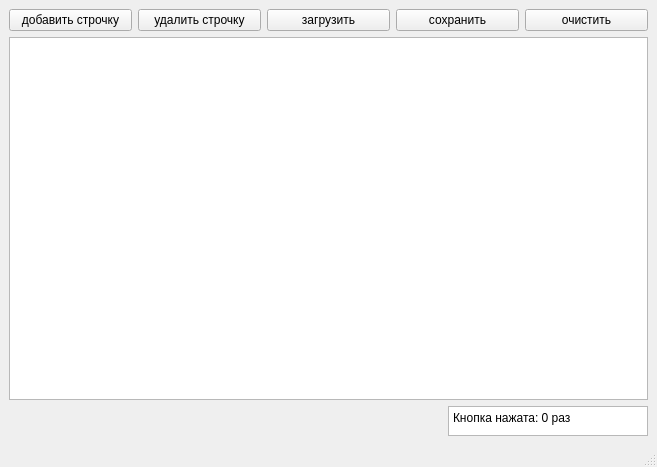
<?xml version="1.0" encoding="UTF-8"?>
<ui version="4.0">
 <class>MainWindow</class>
 <widget class="QMainWindow" name="MainWindow">
  <property name="geometry">
   <rect>
    <x>0</x>
    <y>0</y>
    <width>657</width>
    <height>467</height>
   </rect>
  </property>
  <property name="windowTitle">
   <string>MainWindow</string>
  </property>
  <widget class="QWidget" name="centralwidget">
   <layout class="QVBoxLayout" name="verticalLayout">
    <item>
     <layout class="QHBoxLayout" name="horizontalLayout">
      <item>
       <widget class="QPushButton" name="addButton">
        <property name="text">
         <string>добавить строчку</string>
        </property>
       </widget>
      </item>
      <item>
       <widget class="QPushButton" name="delButton">
        <property name="text">
         <string>удалить строчку</string>
        </property>
       </widget>
      </item>
      <item>
       <widget class="QPushButton" name="loadButton">
        <property name="text">
         <string>загрузить</string>
        </property>
       </widget>
      </item>
      <item>
       <widget class="QPushButton" name="saveButton">
        <property name="text">
         <string>сохранить</string>
        </property>
       </widget>
      </item>
      <item>
       <widget class="QPushButton" name="fuldelButton">
        <property name="text">
         <string>очистить</string>
        </property>
       </widget>
      </item>
     </layout>
    </item>
    <item>
     <widget class="QTableView" name="tableView"/>
    </item>
    <item>
     <layout class="QHBoxLayout" name="horizontalLayout_2">
      <item>
       <spacer name="horizontalSpacer">
        <property name="orientation">
         <enum>Qt::Horizontal</enum>
        </property>
        <property name="sizeHint" stdset="0">
         <size>
          <width>40</width>
          <height>20</height>
         </size>
        </property>
       </spacer>
      </item>
      <item>
       <widget class="QTextEdit" name="textEdit">
        <property name="maximumSize">
         <size>
          <width>200</width>
          <height>30</height>
         </size>
        </property>
        <property name="html">
         <string>&lt;!DOCTYPE HTML PUBLIC &quot;-//W3C//DTD HTML 4.0//EN&quot; &quot;http://www.w3.org/TR/REC-html40/strict.dtd&quot;&gt;
&lt;html&gt;&lt;head&gt;&lt;meta name=&quot;qrichtext&quot; content=&quot;1&quot; /&gt;&lt;meta charset=&quot;utf-8&quot; /&gt;&lt;style type=&quot;text/css&quot;&gt;
p, li { white-space: pre-wrap; }
hr { height: 1px; border-width: 0; }
li.unchecked::marker { content: &quot;\2610&quot;; }
li.checked::marker { content: &quot;\2612&quot;; }
&lt;/style&gt;&lt;/head&gt;&lt;body style=&quot; font-family:'Segoe UI'; font-size:9pt; font-weight:400; font-style:normal;&quot;&gt;
&lt;p style=&quot; margin-top:0px; margin-bottom:0px; margin-left:0px; margin-right:0px; -qt-block-indent:0; text-indent:0px;&quot;&gt;Кнопка нажата: 0 раз&lt;/p&gt;&lt;/body&gt;&lt;/html&gt;</string>
        </property>
       </widget>
      </item>
     </layout>
    </item>
   </layout>
  </widget>
  <widget class="QMenuBar" name="menubar">
   <property name="geometry">
    <rect>
     <x>0</x>
     <y>0</y>
     <width>657</width>
     <height>17</height>
    </rect>
   </property>
  </widget>
  <widget class="QStatusBar" name="statusbar"/>
 </widget>
 <resources/>
 <connections/>
</ui>
